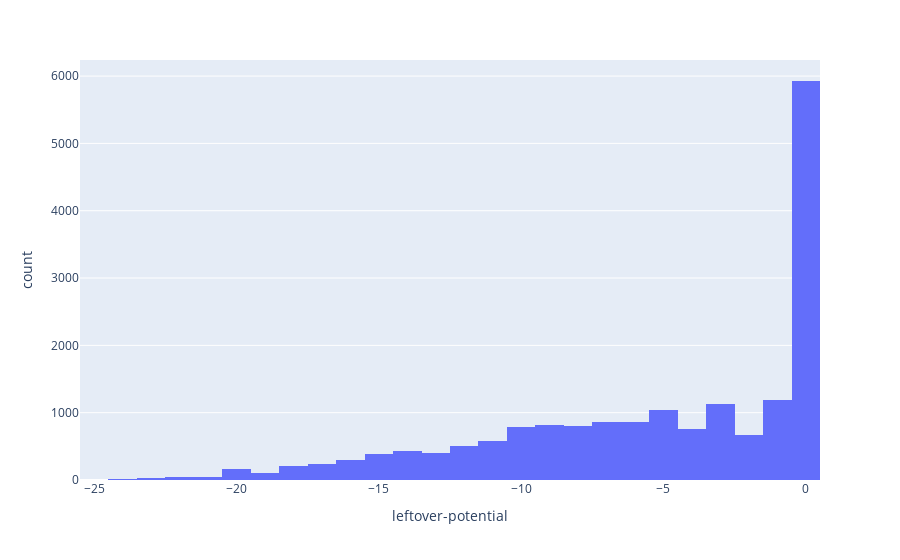

The notebook cell this image was saved under:
### Markdown cell above
Next create a histogram that shows how often how much potential is still left over.

### Code cell
# Add code to create the histogram

fig = px.histogram(players, x="leftover-potential")
fig.show()

### Figure 1 — Plotly figure (JSON) as saved in the notebook; plotly's stock layout.template omitted (floating-point values rounded to 4 significant figures; data arrays with more than 128 entries replaced by an {"elided": "..."} marker saying what was removed)
{"data": [{"alignmentgroup": "True", "bingroup": "x", "hovertemplate": "leftover-potential=%{x}<br>count=%{y}<extra></extra>", "legendgroup": "", "marker": {"color": "#636efa", "pattern": {"shape": ""}}, "name": "", "offsetgroup": "", "orientation": "v", "showlegend": false, "type": "histogram", "x": {"elided": "18278 int values"}, "xaxis": "x", "yaxis": "y"}], "layout": {"barmode": "relative", "legend": {"tracegroupgap": 0}, "margin": {"t": 60}, "xaxis": {"anchor": "y", "domain": [0, 1], "title": {"text": "leftover-potential"}}, "yaxis": {"anchor": "x", "domain": [0, 1], "title": {"text": "count"}}}}
